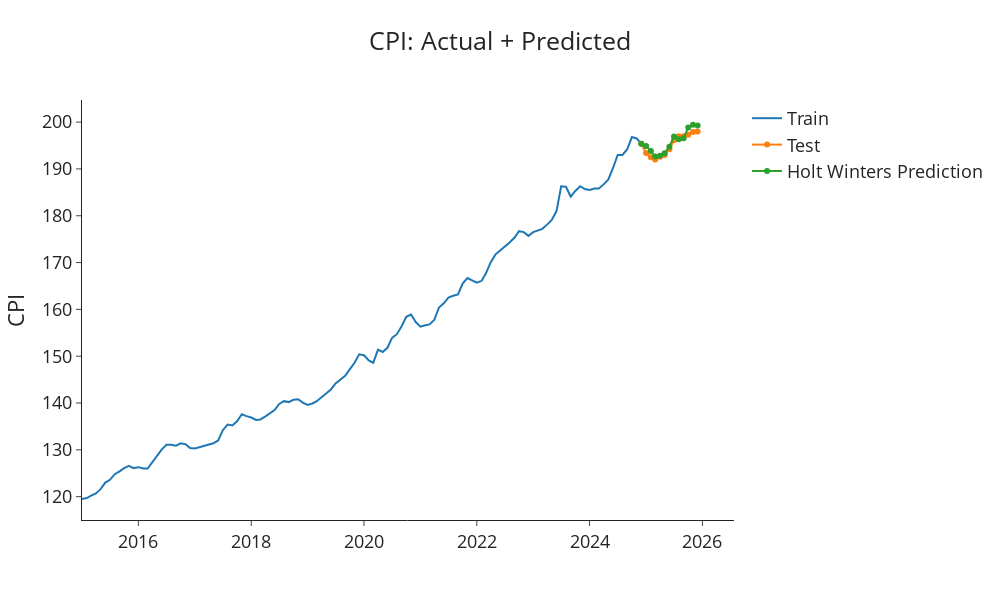

Write notebook code for a chart like this one.
### Code cell
fit3 = ExponentialSmoothing(train['CPI'], trend='mul', seasonal='mul', 
                            seasonal_periods=12).fit(smoothing_level=alpha, smoothing_trend=beta, smoothing_seasonal= gamma, optimized=False)

pred3 = fit3.forecast(len(test))

# mask = (df.index >= '2020-01-01') & (df.index <= '2024-12-31')
# train_df = df.loc[mask]
last_train_date = train.index[-1]
last_train_val = train['CPI'].iloc[-1]

dates = np.insert(test.index, 0, last_train_date)
predict_values = np.insert(pred3, 0, last_train_val)
test_values = np.insert(test['CPI'], 0, last_train_val)

import plotly.graph_objects as go

fig = go.Figure()
fig.add_trace(go.Scatter(x=train.index, y=train['CPI'], name='Train'))
fig.add_trace(go.Scatter(x=dates, y=test_values, name='Test'))
fig.add_trace(go.Scatter(x=dates, y=predict_values, name='Holt Winters Prediction'))
fig.update_layout(template="simple_white", font=dict(size=18), title_text="CPI: Actual + Predicted",
                  width=1000, title_x=0.5, height=600,
                  yaxis_title='CPI')
fig.show()
